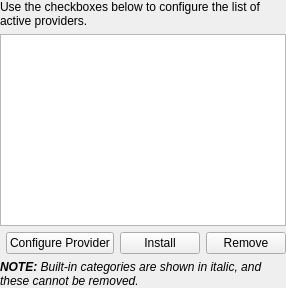
<?xml version="1.0" encoding="UTF-8"?>
<ui version="4.0">
 <class>StreamsSettings</class>
 <widget class="QWidget" name="Form">
  <layout class="QGridLayout" name="layout">
   <property name="margin">
    <number>0</number>
   </property>
   <item row="0" column="0" colspan="4">
    <widget class="QLabel" name="label">
     <property name="text">
      <string>Use the checkboxes below to configure the list of active providers.</string>
     </property>
     <property name="wordWrap">
      <bool>true</bool>
     </property>
    </widget>
   </item>
   <item row="1" column="0" colspan="4">
    <widget class="QListWidget" name="categories"/>
   </item>
   <item row="2" column="0">
    <spacer name="spacer">
     <property name="orientation">
      <enum>Qt::Horizontal</enum>
     </property>
     <property name="sizeType">
      <enum>QSizePolicy::MinimumExpanding</enum>
     </property>
     <property name="sizeHint" stdset="0">
      <size>
       <width>0</width>
       <height>0</height>
      </size>
     </property>
    </spacer>
   </item>
   <item row="2" column="1">
    <widget class="QPushButton" name="configureButton">
     <property name="sizePolicy">
      <sizepolicy hsizetype="Preferred" vsizetype="Fixed">
       <horstretch>0</horstretch>
       <verstretch>0</verstretch>
      </sizepolicy>
     </property>
     <property name="text">
      <string>Configure Provider</string>
     </property>
    </widget>
   </item>
   <item row="2" column="2">
    <widget class="QPushButton" name="installButton">
     <property name="sizePolicy">
      <sizepolicy hsizetype="Preferred" vsizetype="Fixed">
       <horstretch>0</horstretch>
       <verstretch>0</verstretch>
      </sizepolicy>
     </property>
     <property name="text">
      <string>Install</string>
     </property>
    </widget>
   </item>
   <item row="2" column="3">
    <widget class="QPushButton" name="removeButton">
     <property name="sizePolicy">
      <sizepolicy hsizetype="Preferred" vsizetype="Fixed">
       <horstretch>0</horstretch>
       <verstretch>0</verstretch>
      </sizepolicy>
     </property>
     <property name="text">
      <string>Remove</string>
     </property>
    </widget>
   </item>
   <item row="3" column="0" colspan="4">
    <widget class="QLabel" name="note">
     <property name="text">
      <string>&lt;i&gt;&lt;b&gt;NOTE:&lt;/b&gt; Built-in categories are shown in italic, and these cannot be removed.&lt;/i&gt;</string>
     </property>
     <property name="wordWrap">
      <bool>true</bool>
     </property>
    </widget>
   </item>
  </layout>
 </widget>
 <resources/>
 <connections/>
</ui>
